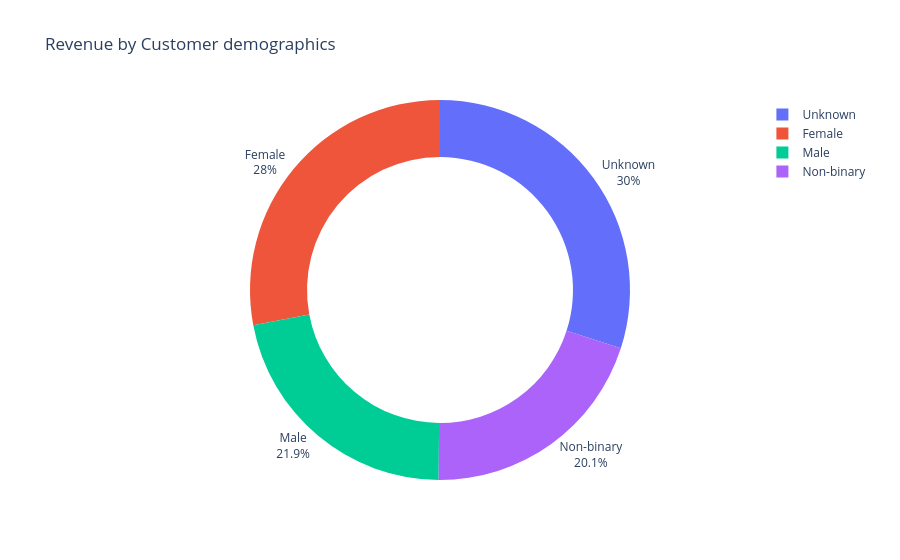

The notebook cell this image was saved under:
### Code cell
pie_chart = px.pie(data_p, values='Revenue generated', names='Customer demographics',

                   title='Revenue by Customer demographics',

                   hover_data=['Number of products sold'],

                   hole=0.7)

pie_chart.update_traces(textposition='outside', textinfo='percent+label')

pie_chart.show()

### Figure 1 — Plotly figure (JSON) as saved in the notebook; plotly's stock layout.template omitted (floating-point values rounded to 4 significant figures)
{"data": [{"customdata": [[802], [736], [8], [83], [871], [147], [65], [426], [150], [980], [996], [960], [336], [249], [562], [469], [280], [126], [620], [187], [320], [601], [884], [391], [209], [142], [353], [352], [394], [253], [327], [168], [781], [616], [602], [449], [963], [963], [705], [176], [933], [556], [155], [598], [919], [24], [859], [910], [29], [99], [633], [154], [820], [242], [622], [701], [93], [227], [896], [484], [380], [117], [270], [246], [134], [457], [704], [513], [163], [511], [32], [637], [478], [375], [904], [106], [241], [359], [946], [198], [872], [774], [336], [663], [618], [25], [223], [79], [737], [134], [320], [916], [276], [114], [987], [672], [324], [62], [913], [627]], "domain": {"x": [0, 1], "y": [0, 1]}, "hole": 0.7, "hovertemplate": "Customer demographics=%{label}<br>Revenue generated=%{value}<br>Number of products sold=%{customdata[0]}<extra></extra>", "labels": ["Non-binary", "Female", "Unknown", "Non-binary", "Non-binary", "Non-binary", "Male", "Female", "Female", "Unknown", "Non-binary", "Female", "Unknown", "Male", "Non-binary", "Non-binary", "Female", "Female", "Unknown", "Unknown", "Unknown", "Unknown", "Unknown", "Unknown", "Male", "Male", "Male", "Unknown", "Female", "Female", "Male", "Male", "Unknown", "Non-binary", "Unknown", "Female", "Female", "Female", "Non-binary", "Female", "Female", "Female", "Female", "Unknown", "Female", "Male", "Non-binary", "Male", "Non-binary", "Unknown", "Female", "Male", "Male", "Male", "Non-binary", "Male", "Non-binary", "Unknown", "Non-binary", "Non-binary", "Female", "Unknown", "Unknown", "Non-binary", "Female", "Male", "Female", "Unknown", "Non-binary", "Non-binary", "Female", "Female", "Non-binary", "Male", "Female", "Non-binary", "Male", "Unknown", "Unknown", "Non-binary", "Unknown", "Unknown", "Unknown", "Unknown", "Unknown", "Female", "Unknown", "Male", "Male", "Unknown", "Non-binary", "Male", "Male", "Unknown", "Unknown", "Unknown", "Non-binary", "Male", "Female", "Unknown"], "legendgroup": "", "name": "", "showlegend": true, "textinfo": "percent+label", "textposition": "outside", "type": "pie", "values": [8662.0, 7461.0, 9578.0, 7767.0, 2687.0, 2828.0, 7823.0, 8496.0, 7517.0, 4971.0, 2331.0, 6100.0, 2874.0, 4053.0, 8654.0, 5442.0, 6454.0, 2629.0, 9365.0, 2553.0, 8128.0, 7087.0, 2391.0, 8858.0, 9049.0, 2175.0, 3716.0, 2686.0, 6117.0, 8319.0, 2766.0, 9655.0, 9572.0, 5150.0, 9062.0, 6541.0, 7573.0, 2438.0, 9692.0, 1912.0, 5725.0, 5521.0, 1840.0, 5737.0, 7152.0, 5268.0, 2557.0, 7089.0, 7397.0, 8002.0, 5911.0, 9866.0, 9436.0, 8232.0, 6088.0, 2926.0, 4767.0, 1606.0, 2021.0, 1062.0, 8864.0, 6886.0, 3900.0, 4257.0, 8459.0, 8355.0, 8368.0, 9474.0, 3550.0, 1752.0, 7015.0, 8180.0, 2633.0, 7911.0, 5710.0, 1889.0, 5328.0, 2484.0, 1292.0, 7889.0, 8652.0, 4384.0, 2943.0, 2412.0, 2048.0, 8685.0, 1230.0, 5134.0, 9445.0, 5925.0, 9593.0, 1935.0, 2100.0, 4531.0, 7888.0, 7386.0, 7698.0, 4371.0, 8526.0, 9185.0]}], "layout": {"legend": {"tracegroupgap": 0}, "title": {"text": "Revenue by Customer demographics"}}}
